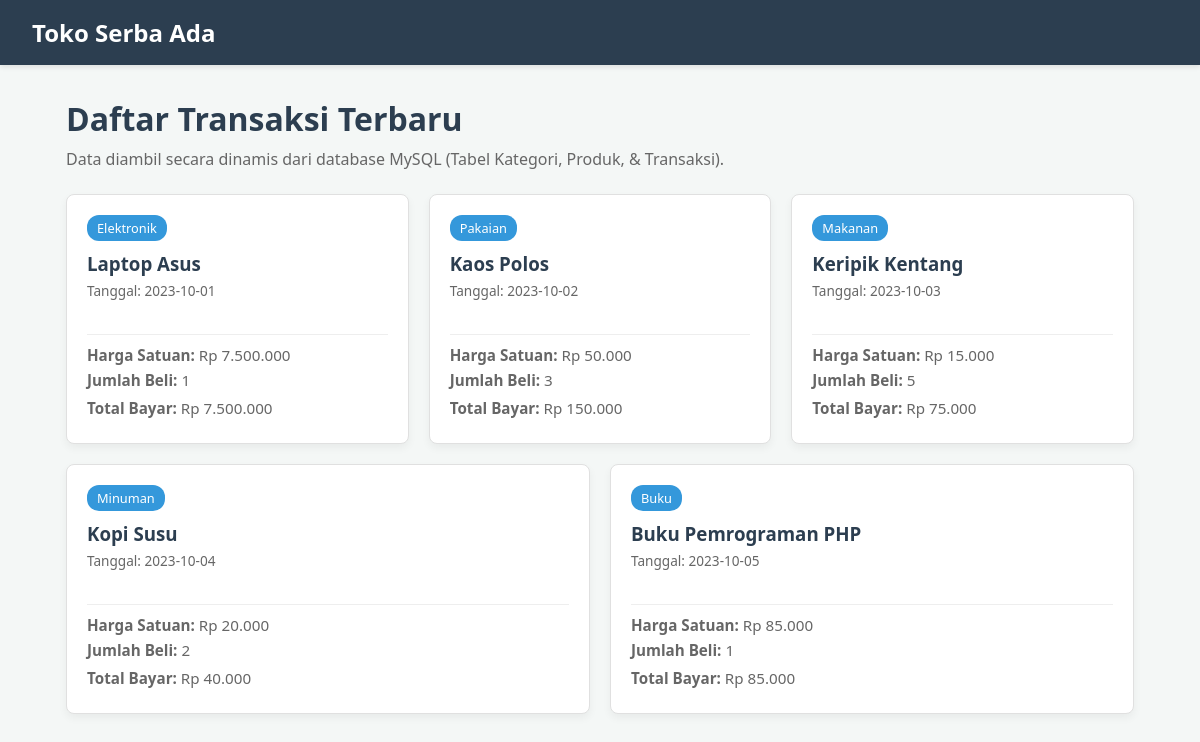
The page / on the database its author committed.
### tables this page shows
CREATE TABLE IF NOT EXISTS transaksi (
    id_transaksi INT AUTO_INCREMENT PRIMARY KEY,
    tanggal_transaksi DATE NOT NULL,
    jumlah_beli INT NOT NULL,
    id_produk INT,
    FOREIGN KEY (id_produk) REFERENCES produk(id_produk)
);

CREATE TABLE IF NOT EXISTS kategori (
    id_kategori INT AUTO_INCREMENT PRIMARY KEY,
    nama_kategori VARCHAR(100) NOT NULL,
    deskripsi TEXT
);

CREATE TABLE IF NOT EXISTS produk (
    id_produk INT AUTO_INCREMENT PRIMARY KEY,
    nama_produk VARCHAR(100) NOT NULL,
    harga INT NOT NULL,
    id_kategori INT,
    FOREIGN KEY (id_kategori) REFERENCES kategori(id_kategori)
);

### index.php (the view, shortened to what this page needs)
<?php
require_once 'services/config.php';
$query = "SELECT
            t.id_transaksi,
            t.tanggal_transaksi,
            t.jumlah_beli,
            p.nama_produk,
            p.harga,
            k.nama_kategori
          FROM transaksi t
          JOIN produk p ON t.id_produk = p.id_produk
          JOIN kategori k ON p.id_kategori = k.id_kategori";
$result = mysqli_query($conn, $query);
?>
<!DOCTYPE html>
<html lang="id">
<head>
    <link rel="stylesheet" href="style.css">
</head>
<body>
    <nav class="navbar">
        <h2>Toko Serba Ada</h2>
    </nav>
    <main class="container">
        <h1>Daftar Transaksi Terbaru</h1>
        <p>Data diambil secara dinamis dari database MySQL (Tabel Kategori, Produk, & Transaksi).</p>
        <div class="card-grid">
            <?php
            while ($row = mysqli_fetch_assoc($result)) :
                $total_bayar = $row['jumlah_beli'] * $row['harga'];
            ?>
                <div class="card">
                    <span class="badge"><?= htmlspecialchars($row['nama_kategori']); ?></span>
                    <h3><?= htmlspecialchars($row['nama_produk']); ?></h3>
                    <p class="date">Tanggal: <?= htmlspecialchars($row['tanggal_transaksi']); ?></p>
                    <hr>
                    <div class="details">
                        <p><strong>Harga Satuan:</strong> Rp <?= number_format($row['harga'], 0, ',', '.'); ?></p>
                        <p><strong>Jumlah Beli:</strong> <?= htmlspecialchars($row['jumlah_beli']); ?></p>
                        <p class="total"><strong>Total Bayar:</strong> Rp <?= number_format($total_bayar, 0, ',', '.'); ?></p>
                    </div>
                </div>
            <?php endwhile; ?>
        </div>
    </main>
</body>
</html>

### style.css (style rules this page uses)
* { margin: 0; padding: 0; box-sizing: border-box; font-family: 'Segoe UI', Tahoma, Geneva, Verdana, sans-serif; }
:root { --brand-color: #2c3e50; --accent-color: #3498db; --bg-color: #f4f7f6; --text-color: #333; }
body { background-color: var(--bg-color); color: var(--text-color); }
.navbar { background-color: var(--brand-color); color: white; padding: 1rem 2rem; box-shadow: 0 2px 5px rgba(0, 0, 0, 0.1); }
.container { max-width: 1100px; margin: 2rem auto; padding: 0 1rem; }
.container h1 { color: var(--brand-color); margin-bottom: 0.5rem; }
.container p { margin-bottom: 1.5rem; color: #666; }
.card-grid { display: flex; flex-wrap: wrap; gap: 20px; justify-content: flex-start; }
.card { background-color: white; border: 1px solid #e0e0e0; border-radius: 8px; padding: 20px; box-shadow: 0 4px 8px rgba(0, 0, 0, 0.05); flex: 1 1 calc(33.333% - 20px); min-width: 280px; display: flex; flex-direction: column; justify-content: space-between; }
.badge { align-self: flex-start; background-color: var(--accent-color); color: white; padding: 4px 10px; border-radius: 12px; font-size: 0.8rem; margin-bottom: 10px; }
.card h3 { color: var(--brand-color); margin-bottom: 5px; }
.date { font-size: 0.85rem; color: #888; margin-bottom: 10px; }
.card hr { border: 0; border-top: 1px solid #eee; margin: 10px 0; }
.details p { margin-bottom: 5px; font-size: 0.95rem; }
.total { color: #e74c3c; font-size: 1.05rem; margin-top: 8px; }

### rows shown on the page
transaksi: kategori.nama_kategori "Elektronik", id_produk.nama_produk "Laptop Asus", tanggal_transaksi "2023-10-01", id_produk.harga "7.500.000", jumlah_beli "1", jumlah_beli.harga "7.500.000"
transaksi: kategori.nama_kategori "Pakaian", id_produk.nama_produk "Kaos Polos", tanggal_transaksi "2023-10-02", id_produk.harga "50.000", jumlah_beli "3", jumlah_beli.harga "150.000"
transaksi: kategori.nama_kategori "Makanan", id_produk.nama_produk "Keripik Kentang", tanggal_transaksi "2023-10-03", id_produk.harga "15.000", jumlah_beli "5", jumlah_beli.harga "75.000"
transaksi: kategori.nama_kategori "Minuman", id_produk.nama_produk "Kopi Susu", tanggal_transaksi "2023-10-04", id_produk.harga "20.000", jumlah_beli "2", jumlah_beli.harga "40.000"
transaksi: kategori.nama_kategori "Buku", id_produk.nama_produk "Buku Pemrograman PHP", tanggal_transaksi "2023-10-05", id_produk.harga "85.000", jumlah_beli "1", jumlah_beli.harga "85.000"
